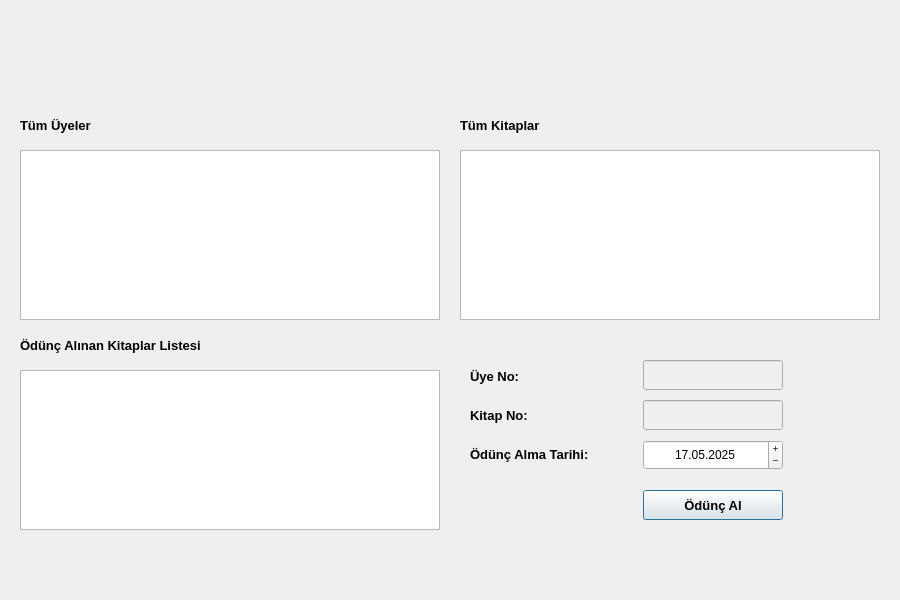
<?xml version="1.0" encoding="UTF-8"?>
<ui version="4.0">
 <class>islemlerOduncAlma</class>
 <widget class="QDialog" name="islemlerOduncAlma">
  <property name="geometry">
   <rect>
    <x>0</x>
    <y>0</y>
    <width>900</width>
    <height>600</height>
   </rect>
  </property>
  <property name="windowTitle">
   <string>Dialog</string>
  </property>
  <widget class="QTableView" name="tableView_tumuyeler">
   <property name="geometry">
    <rect>
     <x>20</x>
     <y>150</y>
     <width>420</width>
     <height>170</height>
    </rect>
   </property>
  </widget>
  <widget class="QTableView" name="tableView_tumkitaplar">
   <property name="geometry">
    <rect>
     <x>460</x>
     <y>150</y>
     <width>420</width>
     <height>170</height>
    </rect>
   </property>
  </widget>
  <widget class="QTableView" name="tableView_oduncalinankitaplar">
   <property name="geometry">
    <rect>
     <x>20</x>
     <y>370</y>
     <width>420</width>
     <height>160</height>
    </rect>
   </property>
  </widget>
  <widget class="QLabel" name="label_tumuyeler">
   <property name="geometry">
    <rect>
     <x>20</x>
     <y>110</y>
     <width>120</width>
     <height>30</height>
    </rect>
   </property>
   <property name="font">
    <font>
     <pointsize>10</pointsize>
     <bold>true</bold>
    </font>
   </property>
   <property name="text">
    <string>Tüm Üyeler</string>
   </property>
  </widget>
  <widget class="QLabel" name="label_tumkitaplar">
   <property name="geometry">
    <rect>
     <x>460</x>
     <y>110</y>
     <width>120</width>
     <height>30</height>
    </rect>
   </property>
   <property name="font">
    <font>
     <pointsize>10</pointsize>
     <bold>true</bold>
    </font>
   </property>
   <property name="text">
    <string>Tüm Kitaplar</string>
   </property>
  </widget>
  <widget class="QLabel" name="label_oduncalinankitaplar">
   <property name="geometry">
    <rect>
     <x>20</x>
     <y>330</y>
     <width>250</width>
     <height>30</height>
    </rect>
   </property>
   <property name="font">
    <font>
     <pointsize>10</pointsize>
     <bold>true</bold>
    </font>
   </property>
   <property name="text">
    <string>Ödünç Alınan Kitaplar Listesi</string>
   </property>
  </widget>
  <widget class="QLineEdit" name="ln_uyeno">
   <property name="enabled">
    <bool>false</bool>
   </property>
   <property name="geometry">
    <rect>
     <x>643</x>
     <y>360</y>
     <width>140</width>
     <height>30</height>
    </rect>
   </property>
  </widget>
  <widget class="QLineEdit" name="ln_kitapno">
   <property name="enabled">
    <bool>false</bool>
   </property>
   <property name="geometry">
    <rect>
     <x>643</x>
     <y>400</y>
     <width>140</width>
     <height>30</height>
    </rect>
   </property>
  </widget>
  <widget class="QDateEdit" name="dateEdit_oduncalma">
   <property name="geometry">
    <rect>
     <x>643</x>
     <y>440</y>
     <width>140</width>
     <height>30</height>
    </rect>
   </property>
   <property name="wrapping">
    <bool>false</bool>
   </property>
   <property name="alignment">
    <set>Qt::AlignmentFlag::AlignCenter</set>
   </property>
   <property name="buttonSymbols">
    <enum>QAbstractSpinBox::ButtonSymbols::PlusMinus</enum>
   </property>
   <property name="showGroupSeparator" stdset="0">
    <bool>false</bool>
   </property>
   <property name="dateTime">
    <datetime>
     <hour>0</hour>
     <minute>0</minute>
     <second>0</second>
     <year>2025</year>
     <month>5</month>
     <day>17</day>
    </datetime>
   </property>
   <property name="time">
    <time>
     <hour>0</hour>
     <minute>0</minute>
     <second>0</second>
    </time>
   </property>
   <property name="minimumDateTime">
    <datetime>
     <hour>0</hour>
     <minute>0</minute>
     <second>0</second>
     <year>2025</year>
     <month>5</month>
     <day>15</day>
    </datetime>
   </property>
   <property name="minimumDate">
    <date>
     <year>2025</year>
     <month>5</month>
     <day>15</day>
    </date>
   </property>
   <property name="displayFormat">
    <string>d.MM.yyyy</string>
   </property>
  </widget>
  <widget class="QPushButton" name="pushButton_oduncal">
   <property name="geometry">
    <rect>
     <x>643</x>
     <y>490</y>
     <width>140</width>
     <height>30</height>
    </rect>
   </property>
   <property name="font">
    <font>
     <pointsize>10</pointsize>
     <bold>true</bold>
    </font>
   </property>
   <property name="text">
    <string>Ödünç Al</string>
   </property>
  </widget>
  <widget class="QLabel" name="label_arkaplan">
   <property name="geometry">
    <rect>
     <x>0</x>
     <y>0</y>
     <width>900</width>
     <height>600</height>
    </rect>
   </property>
   <property name="styleSheet">
    <string notr="true">image: url(:/images/images/islemleroduncalma.png);
</string>
   </property>
   <property name="text">
    <string/>
   </property>
   <property name="scaledContents">
    <bool>true</bool>
   </property>
  </widget>
  <widget class="QWidget" name="">
   <property name="geometry">
    <rect>
     <x>470</x>
     <y>360</y>
     <width>156</width>
     <height>111</height>
    </rect>
   </property>
   <layout class="QVBoxLayout" name="verticalLayout">
    <item>
     <widget class="QLabel" name="label_uyeno">
      <property name="font">
       <font>
        <pointsize>10</pointsize>
        <bold>true</bold>
       </font>
      </property>
      <property name="text">
       <string>Üye No:</string>
      </property>
     </widget>
    </item>
    <item>
     <widget class="QLabel" name="label_kitapno">
      <property name="font">
       <font>
        <pointsize>10</pointsize>
        <bold>true</bold>
       </font>
      </property>
      <property name="text">
       <string>Kitap No:</string>
      </property>
     </widget>
    </item>
    <item>
     <widget class="QLabel" name="label_oduncalmatarihi">
      <property name="font">
       <font>
        <pointsize>10</pointsize>
        <bold>true</bold>
       </font>
      </property>
      <property name="text">
       <string>Ödünç Alma Tarihi:</string>
      </property>
     </widget>
    </item>
   </layout>
  </widget>
 </widget>
 <resources/>
 <connections/>
</ui>
